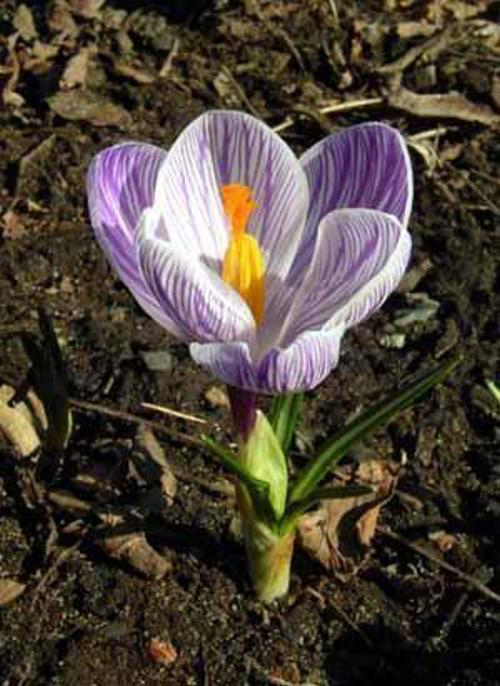
#> input picture notebooks/case_study/plant_classification/dataset/images/image_crocus_0001.png, 500 x 686 px; its folder holds 5 pictures in this run
$ jupyter execute --allow-errors classify.ipynb
#> lines starting #> are read from the running program, lines starting #| are printed output that depends on the picture; after the words box and inside, x2 and y2 are one past the last pixel; in counts of white or black regions, pixels touching at a corner belong together
### notebooks/case_study/plant_classification/helper.py
import cv2
import matplotlib.pyplot as plt

def draw(title, image, reverse = True):
    plt.title(title)
    plt.axis("off")
    if reverse == True:
        plt.imshow(cv2.cvtColor(image, cv2.COLOR_BGR2RGB))
    else:
        plt.imshow(image)
    plt.show()

### notebooks/case_study/plant_classification/rgbhistogram.py
import cv2

class RGBHistogram:
    def __init__(self, bins):
        self.bins = bins

    # [6 lines left out: function describe, not called in this run]

### notebooks/case_study/plant_classification/classify.ipynb
Plants Classification By 3DHistogram feature + Random Forest Algorithm

[cell 1]
from rgbhistogram import RGBHistogram
from sklearn.preprocessing import LabelEncoder
from sklearn.ensemble import RandomForestClassifier
from sklearn.model_selection import train_test_split
from sklearn.metrics import classification_report
import cv2
import numpy as np
import glob
from helper import draw

imagePaths = sorted(glob.glob("dataset/images/*.png"))
maskPaths = sorted(glob.glob("dataset/masks/*.png"))

data = []
target = []

desc = RGBHistogram([8, 8, 8])

for (imagePath, maskPath) in zip(imagePaths, maskPaths):
    image = cv2.imread(imagePath)
    mask = cv2.imread(maskPath)
    mask = cv2.cvtColor(mask, cv2.COLOR_BGR2GRAY)

    features = desc.describe(image, mask)

    data.append(features)
    target.append(imagePath.split("_")[-2])


targetNames = np.unique(target)
le = LabelEncoder()
target = le.fit_transform(target)

#> (the rest of this cell did not finish here and is left out)

Split A foreground object from complex backgrounds with GrabCut Algorithm

[cell 2]
import cv2
import numpy as np
from helper import draw

image = cv2.imread("dataset/images/image_crocus_0001.png")
#> image is the input picture: shape (686, 500, 3); mean B, G, R 57.2, 67.4, 77.2
(h, w) = image.shape[:2]
#> h = 686; w = 500
print("h: {}, w: {}".format(h, w))
#| h: 686, w: 500
mask = np.zeros(image.shape[:2], dtype = "uint8")

bgd = np.zeros((1, 65), dtype="float64")
fgd = np.zeros((1, 65), dtype="float64")

rect = (10, 10, w, h)
#> rect = (10, 10, 500, 686)
cv2.grabCut(image, mask, rect, bgd, fgd, 5, cv2.GC_INIT_WITH_RECT)

mask2 = np.where((mask == 2) | (mask == 1), 0, 1).astype("uint8")
cutted = image * mask2[:, :, np.newaxis]
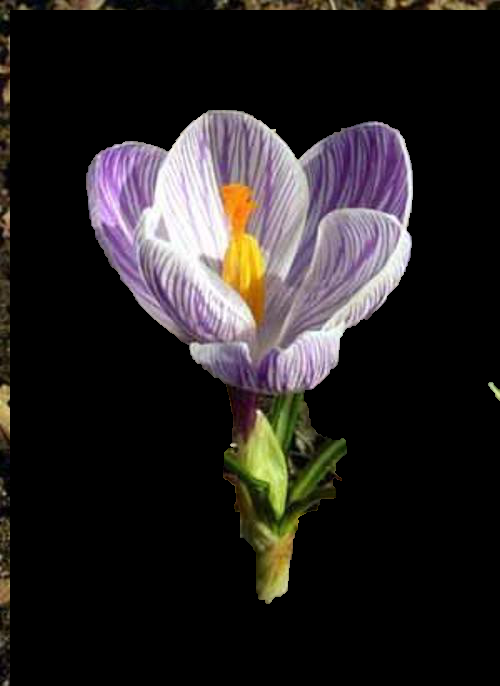
#> cutted: shape (686, 500, 3); mean B, G, R 34.2, 34.3, 38.5

mask3 = cv2.cvtColor(cutted, cv2.COLOR_BGR2GRAY)
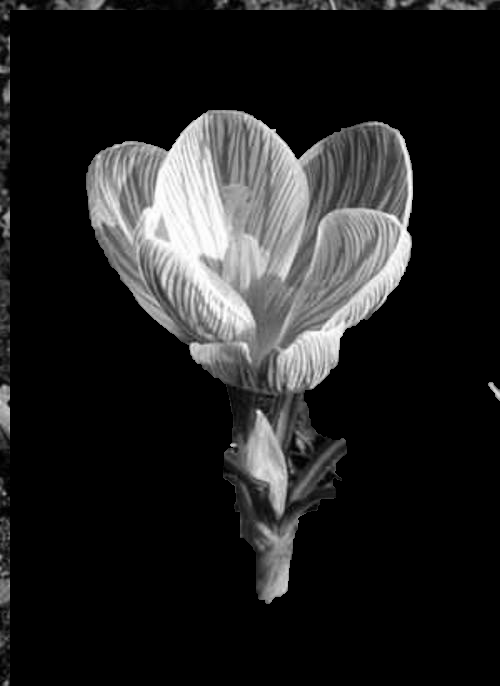
#> mask3: shape (686, 500); min 0, max 255, mean 35.6
blurred = cv2.GaussianBlur(mask3, (5, 5), 0)
blurred[blurred > 0] = 255
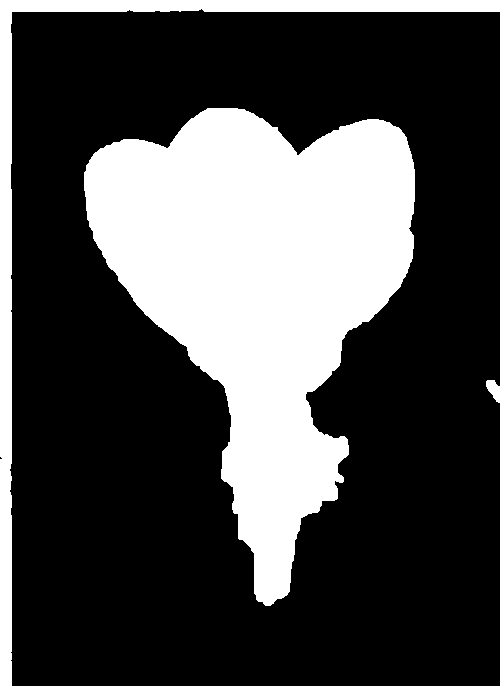
#> blurred: shape (686, 500); 29% white; 3 white regions, box (x1, y1, x2, y2) and area: (84, 108, 415, 606) 85258, (0, 0, 500, 686) 13957, (486, 380, 500, 403) 204

draw("origin vs cutted", np.hstack([image, cutted]))
#> in draw, `plt.imshow(cv2.cvtColor(image, cv2.COLOR_BGR2RGB))`:
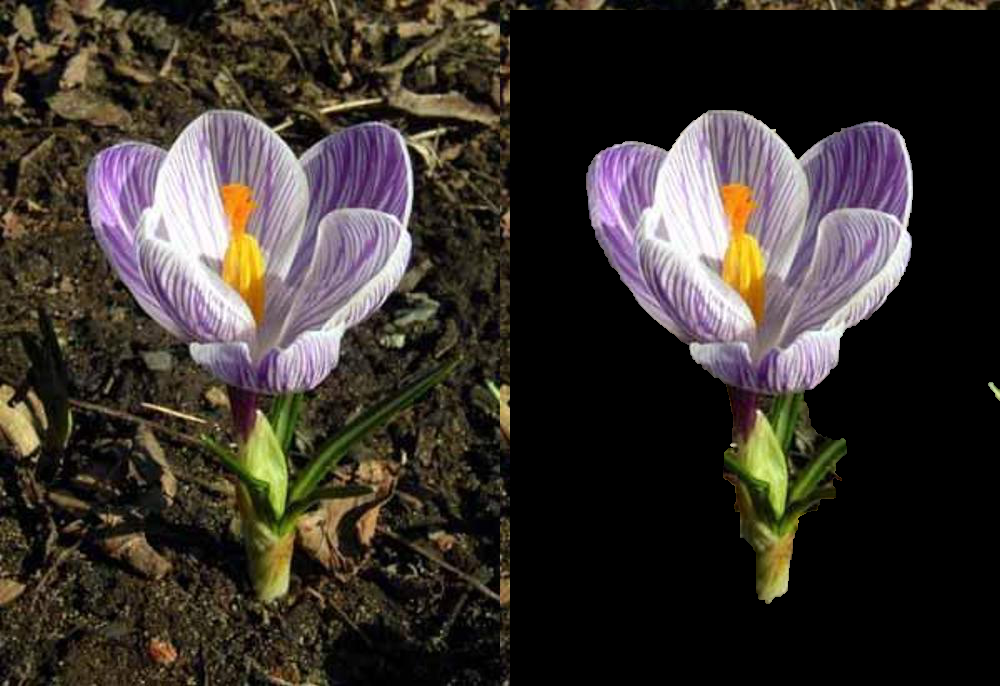
#> image: shape (686, 1000, 3); mean of channels 0, 1, 2 45.7, 50.9, 57.8; drawn as B, G, R
draw("mask", blurred)
